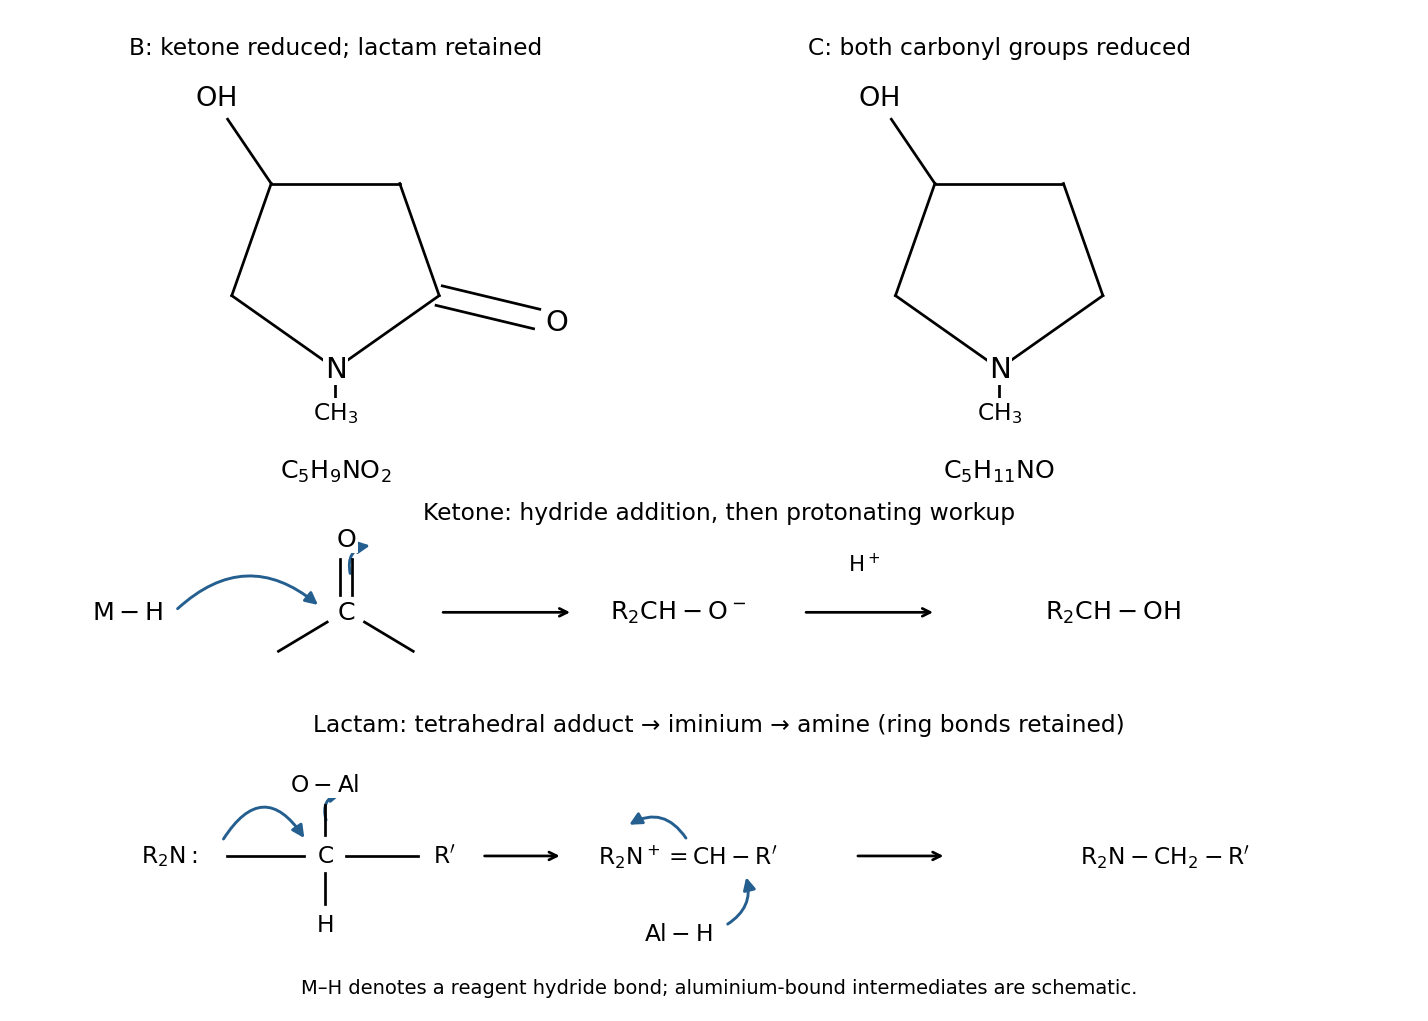

Generate this figure with Python:
"""Original reduction products and electron flow, NST IA Chemistry 2025 Q3(b)."""
import matplotlib
matplotlib.use('Agg')
import matplotlib.pyplot as plt
from matplotlib.patches import FancyArrowPatch
import numpy as np

fig,ax=plt.subplots(figsize=(10.3,7.4),facecolor='white')
ax.set(xlim=(-.1,13.4),ylim=(-2.8,7.4));ax.axis('off')
def txt(x,y,s,fs=13):ax.text(x,y,s,ha='center',va='center',fontsize=fs,bbox={'facecolor':'white','edgecolor':'none','pad':1})
def line(a,b,lw=1.4):ax.plot([a[0],b[0]],[a[1],b[1]],color='black',lw=lw)
def flow(a,b,rad=.4):ax.add_patch(FancyArrowPatch(a,b,arrowstyle='-|>',connectionstyle=f'arc3,rad={rad}',mutation_scale=13,color='#245f90',lw=1.5))
def arrow(a,b):ax.annotate('',b,a,arrowprops={'arrowstyle':'->','lw':1.4})
def ring(cx,cy,lactam):
    pts=np.array([[0,-.7],[1,.05],[.62,1.2],[-.62,1.2],[-1,.05]])+np.array([cx,cy])
    for a,b in zip(pts,np.roll(pts,-1,axis=0)):line(a,b)
    txt(*pts[0],r'$\mathrm{N}$',15);txt(cx,cy-1.15,r'$\mathrm{CH_3}$',12);line((cx,cy-.85),(cx,cy-1.01))
    oh=pts[3]+[-.42,.66];line(pts[3],oh);txt(*(oh+[-.12,.22]),r'$\mathrm{OH}$',14)
    if lactam:
        c=pts[1];o=c+[.94,-.24];v=np.array([.03,.10])
        line(c+v,o+v);line(c-v,o-v);txt(*(o+[.19,-.03]),r'$\mathrm{O}$',15)
    return pts
ring(3.0,4.45,True);ring(9.4,4.45,False)
txt(3,7.05,'B: ketone reduced; lactam retained',12);txt(9.4,7.05,'C: both carbonyl groups reduced',12)
txt(3,2.7,r'$\mathrm{C_5H_9NO_2}$');txt(9.4,2.7,r'$\mathrm{C_5H_{11}NO}$')
txt(6.7,2.27,'Ketone: hydride addition, then protonating workup',12)
txt(1.0,1.25,r'$\mathrm{M-H}$');txt(3.1,1.25,r'$\mathrm{C}$');txt(3.1,2.0,r'$\mathrm{O}$')
line((3.04,1.43),(3.04,1.8));line((3.16,1.43),(3.16,1.8));line((2.92,1.15),(2.45,.85));line((3.28,1.15),(3.75,.85))
flow((1.45,1.26),(2.86,1.3),-.45);flow((3.15,1.61),(3.37,1.94),-.6)
arrow((4.0,1.25),(5.3,1.25));txt(6.3,1.25,r'$\mathrm{R_2CH-O^-}$');arrow((7.5,1.25),(8.8,1.25));txt(8.1,1.75,r'$\mathrm{H^+}$',11);txt(10.5,1.25,r'$\mathrm{R_2CH-OH}$')
txt(6.7,.1,'Lactam: tetrahedral adduct → iminium → amine (ring bonds retained)',12)
txt(1.4,-1.25,r'$\mathrm{R_2N{:}}$',12);txt(2.9,-1.25,r'$\mathrm{C}$',12)
txt(2.9,-.52,r'$\mathrm{O-Al}$',12);txt(2.9,-1.95,r'$\mathrm{H}$',12);txt(4.05,-1.25,r'$\mathrm{R^{\prime}}$',12)
line((1.95,-1.25),(2.7,-1.25));line((2.9,-1.04),(2.9,-.73));line((2.9,-1.43),(2.9,-1.74));line((3.1,-1.25),(3.8,-1.25))
flow((1.9,-1.11),(2.72,-1.10),-.8);flow((2.92,-.92),(3.10,-.6),-.6)
arrow((4.4,-1.25),(5.2,-1.25));txt(6.4,-1.25,r'$\mathrm{R_2N^+=CH-R^{\prime}}$',12)
txt(6.3,-2.05,r'$\mathrm{Al-H}$',12);flow((6.75,-1.97),(6.95,-1.43),.4)
# The iminium pi pair shifts back onto N as hydride adds at carbon.
flow((6.4,-1.1),(5.8,-.95),.5)
arrow((8.0,-1.25),(8.9,-1.25));txt(11.0,-1.25,r'$\mathrm{R_2N-CH_2-R^{\prime}}$',12)
txt(6.7,-2.6,'M–H denotes a reagent hydride bond; aluminium-bound intermediates are schematic.',10)
fig.tight_layout()
fig.savefig('2025-reduction-products.png',dpi=140,facecolor='white',bbox_inches='tight')
plt.close(fig)
